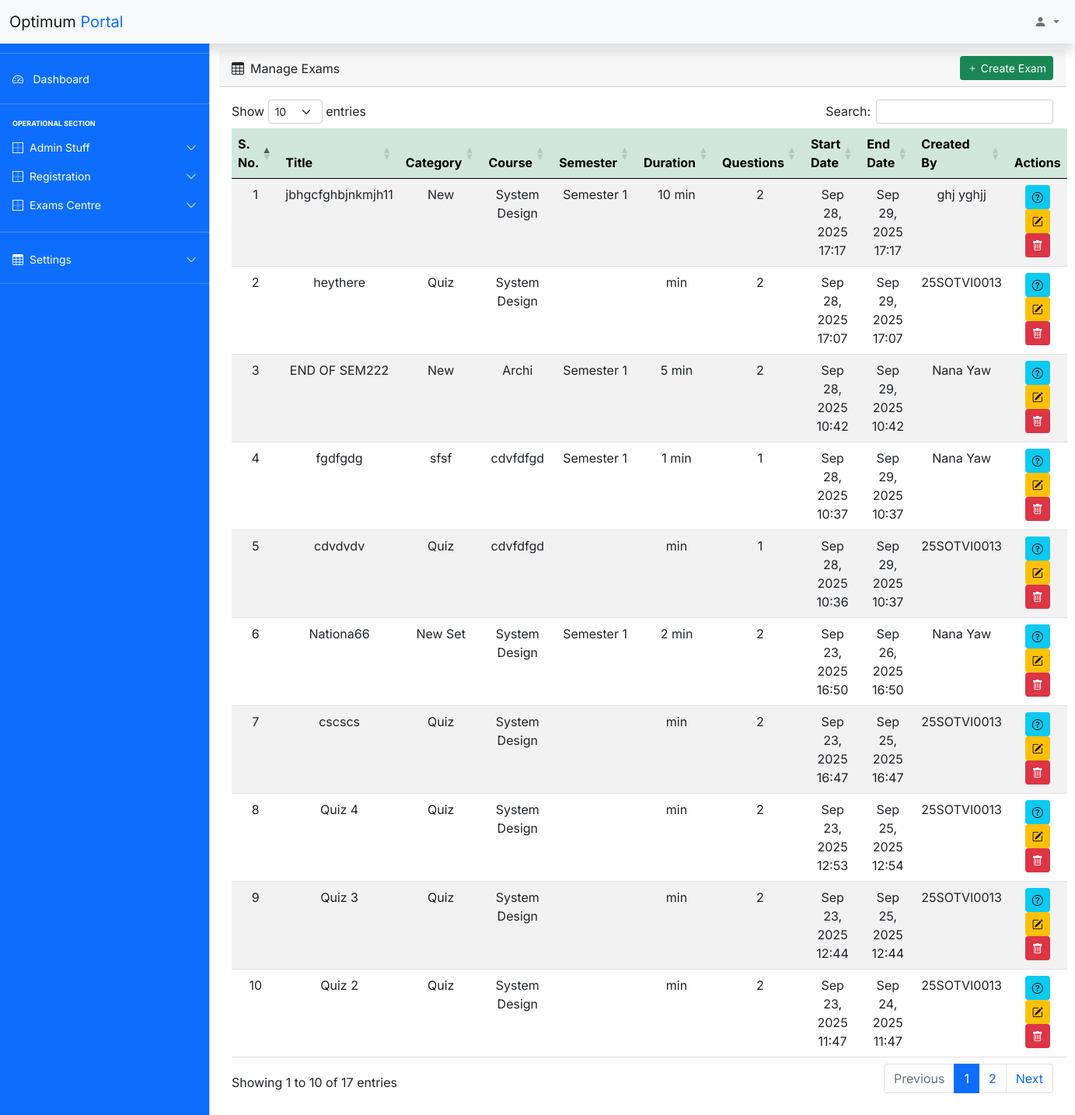
/oes/admin/exams.php (signed in), run on the app's committed database.
### tables this page shows
CREATE TABLE `exams_setting` (
  `id` int unsigned NOT NULL AUTO_INCREMENT,
  `title` varchar(200) NOT NULL,
  `category` varchar(100) DEFAULT NULL,
  `course` varchar(200) DEFAULT NULL,
  `semester` varchar(50) DEFAULT NULL,
  `timelimit` int DEFAULT NULL,
  `start_at` datetime DEFAULT NULL,
  `end_at` datetime DEFAULT NULL,
  `totalmarks` int DEFAULT NULL,
  `total_questions` int DEFAULT NULL,
  `lecturer` varchar(150) DEFAULT NULL,
  `created_by` varchar(100) DEFAULT NULL,
  `start_indicator` varchar(10) DEFAULT NULL,
  `created_at` timestamp NULL DEFAULT CURRENT_TIMESTAMP,
  PRIMARY KEY (`id`)
);

### oes/admin/exams.php (the view, shortened to what this page needs)
<?php
include('includes/header.php');
include('includes/navbar.php');
?>
<main class="mt-5 pt-3">
  <div class="container-fluid">
    <div class="row">
      <div class="col-md-12 mb-3">
        <div class="card-header d-sm-flex align-items-center justify-content-between">
          <span><i class="bi bi-table me-2"></i>Manage Exams</span>
          <div class="text-xs font-weight-bold">
            <button type="button" class="btn btn-success btn-sm" data-bs-toggle="modal" data-bs-target="#addExamModal">
              <i class="bi bi-plus"></i> Create Exam
            </button>
          </div>
        </div>
        <div class="card-body">
          <div class="row">
            <div class="col-12">
              <table id="example" class="table table-striped table-hover text-center">
                <thead class="table-success">
                  <tr>
                    <th>S. No.</th>
                    <th>Title</th>
                    <th>Category</th>
                    <th>Course</th>
                    <th>Semester</th>
                    <th>Duration</th>
                    <th>Questions</th>
                    <th>Start Date</th>
                    <th>End Date</th>
                    <th>Created By</th>
                    <th class="no-sort" style="width: 160px;">Actions</th>
                  </tr>
                </thead>
                <tbody id="data">
                  <?php
                  $query = "SELECT e.*, c.name as category_name FROM exams_setting e LEFT JOIN exam_categories c ON e.category = c.name ORDER BY e.created_at DESC";
                  $query_run = mysqli_query($con, $query);
                  if($query_run && mysqli_num_rows($query_run) > 0){
                    $no = 1;
                    while ($row = mysqli_fetch_assoc($query_run)){
                  ?>
                  <tr>
                    <td><?php echo $no;?></td>
                    <td><?php echo $row["title"];?></td>
                    <td><?php echo $row["category_name"] ?: $row["category"];?></td>
                    <td><?php echo $row["course"];?></td>
                    <td><?php echo $row["semester"];?></td>
                    <td><?php echo $row["timelimit"];?> min</td>
                    <td><?php echo $row["total_questions"];?></td>
                    <td><?php echo $row["start_at"] ? date('M d, Y H:i', strtotime($row["start_at"])) : 'Not set';?></td>
                    <td><?php echo $row["end_at"] ? date('M d, Y H:i', strtotime($row["end_at"])) : 'Not set';?></td>
                    <td><?php echo $row["created_by"];?></td>
                    <td>
                      <a href="examquestions.php?exam_id=<?php echo $row['id'];?>" class="btn btn-info btn-sm" title="Manage Questions">
                        <i class="bi bi-question-circle"></i>
                      </a>
                      <button type="button" class="btn btn-warning btn-sm" data-bs-toggle="modal" data-bs-target="#editExamModal<?php echo $row['id']; ?>" title="Edit Exam">
                        <i class="bi bi-pencil-square"></i>
                      </button>
                      <button type="button" class="btn btn-danger btn-sm" data-bs-toggle="modal" data-bs-target="#deleteExamModal<?php echo $row['id']; ?>" title="Delete Exam">
                        <i class="bi bi-trash"></i>
                      </button>
                    </td>
                  </tr>
                  <?php
                  $no++;
                  }
                }else{
                }
                ?>
                </tbody>
              </table>
            </div>
          </div>
        </div>
      </div>
    </div>
  </div>
</main>
<?php
include('includes/footer.php');
?>

### oes/admin/css/style.css (style rules this page uses)
body, button { font-family: "Inter", sans-serif; }
:root { --offcanvas-width: 270px; --topNavbarHeight: 56px; }
@media (min-width: 992px) { body { overflow: auto !important; } }
@media (min-width: 992px) { main { margin-left: var(--offcanvas-width); } }

### data on the page
exams_setting: title "jbhgcfghbjnkmjh11", category "New", course "System Design", semester "Semester 1", timelimit "10", total_questions "2", start_at "Sep 28, 2025 17:17", end_at "Sep 29, 2025 17:17", created_by "ghj yghjj"
exams_setting: title "heythere", category "Quiz", course "System Design", total_questions "2", start_at "Sep 28, 2025 17:07", end_at "Sep 29, 2025 17:07", created_by "25SOTVI0013"
exams_setting: title "END OF SEM222", category "New", course "Archi", semester "Semester 1", timelimit "5", total_questions "2", start_at "Sep 28, 2025 10:42", end_at "Sep 29, 2025 10:42", created_by "Nana Yaw"
exams_setting: title "fgdfgdg", category "sfsf", course "cdvfdfgd", semester "Semester 1", timelimit "1", total_questions "1", start_at "Sep 28, 2025 10:37", end_at "Sep 29, 2025 10:37", created_by "Nana Yaw"
exams_setting: title "cdvdvdv", category "Quiz", course "cdvfdfgd", total_questions "1", start_at "Sep 28, 2025 10:36", end_at "Sep 29, 2025 10:37", created_by "25SOTVI0013"
exams_setting: title "Nationa66", category "New Set", course "System Design", semester "Semester 1", timelimit "2", total_questions "2", start_at "Sep 23, 2025 16:50", end_at "Sep 26, 2025 16:50", created_by "Nana Yaw"
exams_setting: title "cscscs", category "Quiz", course "System Design", total_questions "2", start_at "Sep 23, 2025 16:47", end_at "Sep 25, 2025 16:47", created_by "25SOTVI0013"
exams_setting: title "Quiz 4", category "Quiz", course "System Design", total_questions "2", start_at "Sep 23, 2025 12:53", end_at "Sep 25, 2025 12:54", created_by "25SOTVI0013"
exams_setting: title "Quiz 3", category "Quiz", course "System Design", total_questions "2", start_at "Sep 23, 2025 12:44", end_at "Sep 25, 2025 12:44", created_by "25SOTVI0013"
exams_setting: title "Quiz 2", category "Quiz", course "System Design", total_questions "2", start_at "Sep 23, 2025 11:47", end_at "Sep 24, 2025 11:47", created_by "25SOTVI0013"
